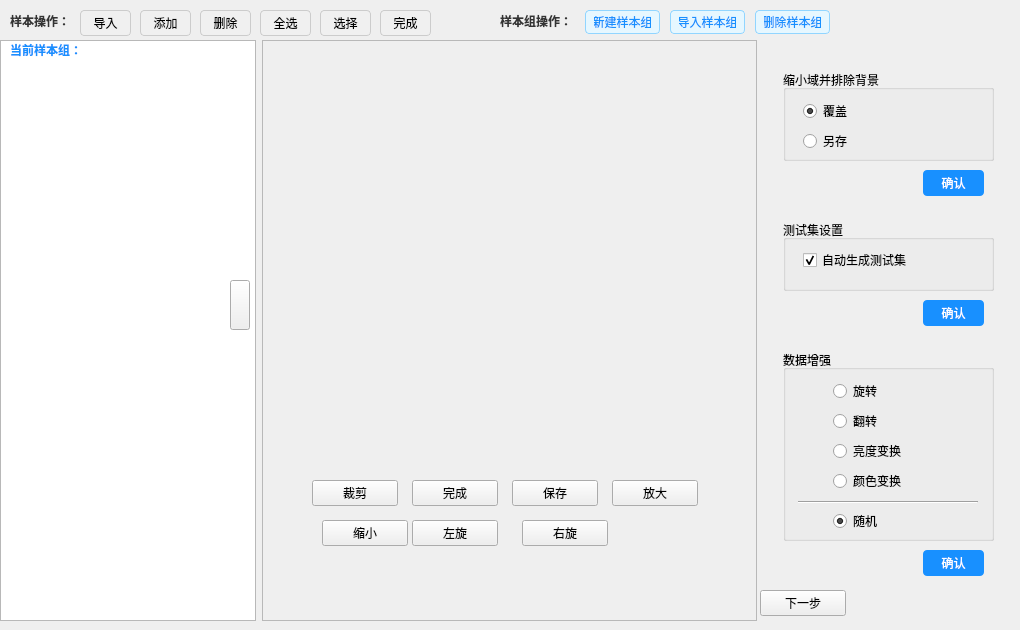
    <widget class="QWidget" name="sampleWidget">
     <attribute name="title">
      <string>样本采集</string>
     </attribute>
     <widget class="QPushButton" name="foldButton">
      <property name="geometry">
       <rect>
        <x>230</x>
        <y>280</y>
        <width>20</width>
        <height>50</height>
       </rect>
      </property>
      <property name="text">
       <string/>
      </property>
      <property name="icon">
       <iconset>
        <normaloff>icon/fold.svg</normaloff>icon/fold.svg</iconset>
      </property>
      <property name="iconSize">
       <size>
        <width>15</width>
        <height>15</height>
       </size>
      </property>
     </widget>
     <widget class="QPushButton" name="sampleNextButton">
      <property name="geometry">
       <rect>
        <x>760</x>
        <y>590</y>
        <width>86</width>
        <height>26</height>
       </rect>
      </property>
      <property name="text">
       <string>下一步</string>
      </property>
     </widget>
     <widget class="QWidget" name="horizontalLayoutWidget">
      <property name="geometry">
       <rect>
        <x>0</x>
        <y>40</y>
        <width>1011</width>
        <height>581</height>
       </rect>
      </property>
      <layout class="QHBoxLayout" name="sampleHLayout" stretch="0,2,1">
       <item>
        <widget class="QListWidget" name="imageList"/>
       </item>
       <item>
        <widget class="QFrame" name="detailFrame">
         <property name="frameShape">
          <enum>QFrame::Shape::StyledPanel</enum>
         </property>
         <property name="frameShadow">
          <enum>QFrame::Shadow::Raised</enum>
         </property>
         <widget class="QPushButton" name="cropButton">
          <property name="geometry">
           <rect>
            <x>50</x>
            <y>440</y>
            <width>86</width>
            <height>26</height>
           </rect>
          </property>
          <property name="text">
           <string>裁剪</string>
          </property>
         </widget>
         <widget class="QPushButton" name="finishButton">
          <property name="geometry">
           <rect>
            <x>150</x>
            <y>440</y>
            <width>86</width>
            <height>26</height>
           </rect>
          </property>
          <property name="text">
           <string>完成</string>
          </property>
         </widget>
         <widget class="QPushButton" name="saveButton">
          <property name="geometry">
           <rect>
            <x>250</x>
            <y>440</y>
            <width>86</width>
            <height>26</height>
           </rect>
          </property>
          <property name="text">
           <string>保存</string>
          </property>
         </widget>
         <widget class="QPushButton" name="scaleUpButton">
          <property name="geometry">
           <rect>
            <x>350</x>
            <y>440</y>
            <width>86</width>
            <height>26</height>
           </rect>
          </property>
          <property name="text">
           <string>放大</string>
          </property>
         </widget>
         <widget class="QPushButton" name="scaleDownButton">
          <property name="geometry">
           <rect>
            <x>60</x>
            <y>480</y>
            <width>86</width>
            <height>26</height>
           </rect>
          </property>
          <property name="text">
           <string>缩小</string>
          </property>
         </widget>
         <widget class="QPushButton" name="rotateLeftButton">
          <property name="geometry">
           <rect>
            <x>150</x>
            <y>480</y>
            <width>86</width>
            <height>26</height>
           </rect>
          </property>
          <property name="text">
           <string>左旋</string>
          </property>
         </widget>
         <widget class="QPushButton" name="rotateRightButton">
          <property name="geometry">
           <rect>
            <x>260</x>
            <y>480</y>
            <width>86</width>
            <height>26</height>
           </rect>
          </property>
          <property name="text">
           <string>右旋</string>
          </property>
         </widget>
        </widget>
       </item>
       <item>
        <widget class="QWidget" name="operateColumn" native="true">
         <widget class="QGroupBox" name="groupBox_3">
          <property name="geometry">
           <rect>
            <x>20</x>
            <y>310</y>
            <width>211</width>
            <height>191</height>
           </rect>
          </property>
          <property name="title">
           <string>数据增强</string>
          </property>
          <widget class="QRadioButton" name="changeColorOption">
           <property name="geometry">
            <rect>
             <x>50</x>
             <y>120</y>
             <width>110</width>
             <height>22</height>
            </rect>
           </property>
           <property name="text">
            <string>颜色变换</string>
           </property>
           <attribute name="buttonGroup">
            <string notr="true">optionGroup</string>
           </attribute>
          </widget>
          <widget class="QRadioButton" name="rotateOption">
           <property name="geometry">
            <rect>
             <x>50</x>
             <y>30</y>
             <width>51</width>
             <height>22</height>
            </rect>
           </property>
           <property name="text">
            <string>旋转</string>
           </property>
           <attribute name="buttonGroup">
            <string notr="true">optionGroup</string>
           </attribute>
          </widget>
          <widget class="QRadioButton" name="turnOverOption">
           <property name="geometry">
            <rect>
             <x>50</x>
             <y>60</y>
             <width>51</width>
             <height>22</height>
            </rect>
           </property>
           <property name="text">
            <string>翻转</string>
           </property>
           <attribute name="buttonGroup">
            <string notr="true">optionGroup</string>
           </attribute>
          </widget>
          <widget class="QRadioButton" name="changeBrightnessOption">
           <property name="geometry">
            <rect>
             <x>50</x>
             <y>90</y>
             <width>81</width>
             <height>22</height>
            </rect>
           </property>
           <property name="text">
            <string>亮度变换</string>
           </property>
           <attribute name="buttonGroup">
            <string notr="true">optionGroup</string>
           </attribute>
          </widget>
          <widget class="QRadioButton" name="randomOption">
           <property name="geometry">
            <rect>
             <x>50</x>
             <y>160</y>
             <width>51</width>
             <height>22</height>
            </rect>
           </property>
           <property name="text">
            <string>随机</string>
           </property>
           <property name="checked">
            <bool>true</bool>
           </property>
          </widget>
          <widget class="Line" name="line_2">
           <property name="geometry">
            <rect>
             <x>15</x>
             <y>150</y>
             <width>180</width>
             <height>5</height>
            </rect>
           </property>
           <property name="orientation">
            <enum>Qt::Orientation::Horizontal</enum>
           </property>
          </widget>
         </widget>
         <widget class="QPushButton" name="augmentButton">
          <property name="geometry">
           <rect>
            <x>160</x>
            <y>510</y>
            <width>61</width>
            <height>26</height>
           </rect>
          </property>
          <property name="styleSheet">
           <string notr="true">QPushButton {
    background-color: #1890ff;
    color: white;
    border-radius: 4px;
    padding: 4px 8px;
}

QPushButton:hover {
    background-color: #40a9ff;
}

QPushButton:pressed {
    background-color: #096dd9;
}</string>
          </property>
          <property name="text">
           <string>确认</string>
          </property>
         </widget>
         <widget class="QGroupBox" name="groupBox_4">
          <property name="geometry">
           <rect>
            <x>20</x>
            <y>30</y>
            <width>211</width>
            <height>91</height>
           </rect>
          </property>
          <property name="title">
           <string>缩小域并排除背景</string>
          </property>
          <widget class="QRadioButton" name="saveAsOption">
           <property name="geometry">
            <rect>
             <x>20</x>
             <y>60</y>
             <width>51</width>
             <height>22</height>
            </rect>
           </property>
           <property name="text">
            <string>另存</string>
           </property>
          </widget>
          <widget class="QRadioButton" name="coverOption">
           <property name="geometry">
            <rect>
             <x>20</x>
             <y>30</y>
             <width>51</width>
             <height>22</height>
            </rect>
           </property>
           <property name="text">
            <string>覆盖</string>
           </property>
           <property name="checked">
            <bool>true</bool>
           </property>
          </widget>
         </widget>
         <widget class="QPushButton" name="shrinkDoAndExcludeBgButton">
          <property name="geometry">
           <rect>
            <x>160</x>
            <y>130</y>
            <width>61</width>
            <height>26</height>
           </rect>
          </property>
          <property name="styleSheet">
           <string notr="true">QPushButton {
    background-color: #1890ff;
    color: white;
    border-radius: 4px;
    padding: 4px 8px;
}

QPushButton:hover {
    background-color: #40a9ff;
}

QPushButton:pressed {
    background-color: #096dd9;
}</string>
          </property>
          <property name="text">
           <string>确认</string>
          </property>
         </widget>
         <widget class="QGroupBox" name="groupBox_10">
          <property name="geometry">
           <rect>
            <x>20</x>
            <y>180</y>
            <width>211</width>
            <height>71</height>
           </rect>
          </property>
          <property name="title">
           <string>测试集设置</string>
          </property>
          <widget class="QCheckBox" name="autoGenerateTestCheckBox">
           <property name="geometry">
            <rect>
             <x>20</x>
             <y>30</y>
             <width>111</width>
             <height>20</height>
            </rect>
           </property>
           <property name="text">
            <string>自动生成测试集</string>
           </property>
           <property name="checkable">
            <bool>true</bool>
           </property>
           <property name="checked">
            <bool>true</bool>
           </property>
           <property name="autoExclusive">
            <bool>false</bool>
           </property>
          </widget>
         </widget>
         <widget class="QPushButton" name="autoGenerateTestButton">
          <property name="geometry">
           <rect>
            <x>160</x>
            <y>260</y>
            <width>61</width>
            <height>26</height>
           </rect>
          </property>
          <property name="styleSheet">
           <string notr="true">QPushButton {
    background-color: #1890ff;
    color: white;
    border-radius: 4px;
    padding: 4px 8px;
}

QPushButton:hover {
    background-color: #40a9ff;
}

QPushButton:pressed {
    background-color: #096dd9;
}</string>
          </property>
          <property name="text">
           <string>确认</string>
          </property>
         </widget>
         <zorder>groupBox_10</zorder>
         <zorder>groupBox_3</zorder>
         <zorder>augmentButton</zorder>
         <zorder>groupBox_4</zorder>
         <zorder>shrinkDoAndExcludeBgButton</zorder>
         <zorder>autoGenerateTestButton</zorder>
        </widget>
       </item>
      </layout>
     </widget>
     <widget class="QFrame" name="groupOperationFrame">
      <property name="geometry">
       <rect>
        <x>500</x>
        <y>5</y>
        <width>500</width>
        <height>35</height>
       </rect>
      </property>
      <property name="frameShape">
       <enum>QFrame::Shape::NoFrame</enum>
      </property>
      <property name="frameShadow">
       <enum>QFrame::Shadow::Plain</enum>
      </property>
      <widget class="QLabel" name="groupOperationLabel">
       <property name="geometry">
        <rect>
         <x>0</x>
         <y>8</y>
         <width>80</width>
         <height>16</height>
        </rect>
       </property>
       <property name="styleSheet">
        <string notr="true">font-weight: bold; color: #333;</string>
       </property>
       <property name="text">
        <string>样本组操作：</string>
       </property>
      </widget>
      <widget class="QPushButton" name="newSampleGroupButton">
       <property name="geometry">
        <rect>
         <x>85</x>
         <y>5</y>
         <width>75</width>
         <height>24</height>
        </rect>
       </property>
       <property name="styleSheet">
        <string notr="true">QPushButton {
    background-color: #e6f7ff;
    border: 1px solid #91d5ff;
    border-radius: 4px;
    padding: 4px 8px;
    color: #1890ff;
}
QPushButton:hover {
    background-color: #bae7ff;
    border: 1px solid #69c0ff;
}
QPushButton:pressed {
    background-color: #91d5ff;
}</string>
       </property>
       <property name="text">
        <string>新建样本组</string>
       </property>
      </widget>
      <widget class="QPushButton" name="importSampleGroupButton">
       <property name="geometry">
        <rect>
         <x>170</x>
         <y>5</y>
         <width>75</width>
         <height>24</height>
        </rect>
       </property>
       <property name="styleSheet">
        <string notr="true">QPushButton {
    background-color: #e6f7ff;
    border: 1px solid #91d5ff;
    border-radius: 4px;
    padding: 4px 8px;
    color: #1890ff;
}
QPushButton:hover {
    background-color: #bae7ff;
    border: 1px solid #69c0ff;
}
QPushButton:pressed {
    background-color: #91d5ff;
}</string>
       </property>
       <property name="text">
        <string>导入样本组</string>
       </property>
      </widget>
      <widget class="QPushButton" name="deleteSampleGroupButton">
       <property name="geometry">
        <rect>
         <x>255</x>
         <y>5</y>
         <width>75</width>
         <height>24</height>
        </rect>
       </property>
       <property name="styleSheet">
        <string notr="true">QPushButton {
    background-color: #e6f7ff;
    border: 1px solid #91d5ff;
    border-radius: 4px;
    padding: 4px 8px;
    color: #1890ff;
}
QPushButton:hover {
    background-color: #bae7ff;
    border: 1px solid #69c0ff;
}
QPushButton:pressed {
    background-color: #91d5ff;
}</string>
       </property>
       <property name="text">
        <string>删除样本组</string>
       </property>
      </widget>
     </widget>
     <widget class="QFrame" name="sampleOperationFrame">
      <property name="geometry">
       <rect>
        <x>10</x>
        <y>5</y>
        <width>450</width>
        <height>35</height>
       </rect>
      </property>
      <property name="frameShape">
       <enum>QFrame::Shape::NoFrame</enum>
      </property>
      <property name="frameShadow">
       <enum>QFrame::Shadow::Plain</enum>
      </property>
      <widget class="QLabel" name="sampleOperationLabel">
       <property name="geometry">
        <rect>
         <x>0</x>
         <y>8</y>
         <width>70</width>
         <height>16</height>
        </rect>
       </property>
       <property name="styleSheet">
        <string notr="true">font-weight: bold; color: #333;</string>
       </property>
       <property name="text">
        <string>样本操作：</string>
       </property>
      </widget>
      <widget class="QPushButton" name="importButton">
       <property name="geometry">
        <rect>
         <x>70</x>
         <y>5</y>
         <width>51</width>
         <height>26</height>
        </rect>
       </property>
       <property name="styleSheet">
        <string notr="true">QPushButton {
    background-color: #f0f0f0;
    border: 1px solid #ccc;
    border-radius: 4px;
    padding: 4px 8px;
}
QPushButton:hover {
    background-color: #e0e0e0;
    border: 1px solid #aaa;
}
QPushButton:pressed {
    background-color: #d0d0d0;
}</string>
       </property>
       <property name="text">
        <string>导入</string>
       </property>
      </widget>
      <widget class="QPushButton" name="addButton">
       <property name="geometry">
        <rect>
         <x>130</x>
         <y>5</y>
         <width>51</width>
         <height>26</height>
        </rect>
       </property>
       <property name="styleSheet">
        <string notr="true">QPushButton {
    background-color: #f0f0f0;
    border: 1px solid #ccc;
    border-radius: 4px;
    padding: 4px 8px;
}
QPushButton:hover {
    background-color: #e0e0e0;
    border: 1px solid #aaa;
}
QPushButton:pressed {
    background-color: #d0d0d0;
}</string>
       </property>
       <property name="text">
        <string>添加</string>
       </property>
      </widget>
      <widget class="QPushButton" name="deleteButton">
       <property name="geometry">
        <rect>
         <x>190</x>
         <y>5</y>
         <width>51</width>
         <height>26</height>
        </rect>
       </property>
       <property name="styleSheet">
        <string notr="true">QPushButton {
    background-color: #f0f0f0;
    border: 1px solid #ccc;
    border-radius: 4px;
    padding: 4px 8px;
}
QPushButton:hover {
    background-color: #e0e0e0;
    border: 1px solid #aaa;
}
QPushButton:pressed {
    background-color: #d0d0d0;
}</string>
       </property>
       <property name="text">
        <string>删除</string>
       </property>
      </widget>
      <widget class="QPushButton" name="selectAllButton">
       <property name="geometry">
        <rect>
         <x>250</x>
         <y>5</y>
         <width>51</width>
         <height>26</height>
        </rect>
       </property>
       <property name="styleSheet">
        <string notr="true">QPushButton {
    background-color: #f0f0f0;
    border: 1px solid #ccc;
    border-radius: 4px;
    padding: 4px 8px;
}
QPushButton:hover {
    background-color: #e0e0e0;
    border: 1px solid #aaa;
}
QPushButton:pressed {
    background-color: #d0d0d0;
}</string>
       </property>
       <property name="text">
        <string>全选</string>
       </property>
      </widget>
      <widget class="QPushButton" name="selectButton">
       <property name="geometry">
        <rect>
         <x>310</x>
         <y>5</y>
         <width>51</width>
         <height>26</height>
        </rect>
       </property>
       <property name="styleSheet">
        <string notr="true">QPushButton {
    background-color: #f0f0f0;
    border: 1px solid #ccc;
    border-radius: 4px;
    padding: 4px 8px;
}
QPushButton:hover {
    background-color: #e0e0e0;
    border: 1px solid #aaa;
}
QPushButton:pressed {
    background-color: #d0d0d0;
}</string>
       </property>
       <property name="text">
        <string>选择</string>
       </property>
      </widget>
      <widget class="QPushButton" name="completeButton">
       <property name="geometry">
        <rect>
         <x>370</x>
         <y>5</y>
         <width>51</width>
         <height>26</height>
        </rect>
       </property>
       <property name="styleSheet">
        <string notr="true">QPushButton {
    background-color: #f0f0f0;
    border: 1px solid #ccc;
    border-radius: 4px;
    padding: 4px 8px;
}
QPushButton:hover {
    background-color: #e0e0e0;
    border: 1px solid #aaa;
}
QPushButton:pressed {
    background-color: #d0d0d0;
}</string>
       </property>
       <property name="text">
        <string>完成</string>
       </property>
      </widget>
     </widget>
     <widget class="QLabel" name="currentGroupLabel">
      <property name="geometry">
       <rect>
        <x>10</x>
        <y>40</y>
        <width>300</width>
        <height>20</height>
       </rect>
      </property>
      <property name="visible">
       <bool>false</bool>
      </property>
      <property name="styleSheet">
       <string notr="true">font-weight: bold; color: #1890ff; font-size: 12px;</string>
      </property>
      <property name="text">
       <string>当前样本组：</string>
      </property>
     </widget>
     <zorder>horizontalLayoutWidget</zorder>
     <zorder>sampleNextButton</zorder>
     <zorder>foldButton</zorder>
     <zorder>groupOperationFrame</zorder>
     <zorder>sampleOperationFrame</zorder>
     <zorder>currentGroupLabel</zorder>
    </widget>
